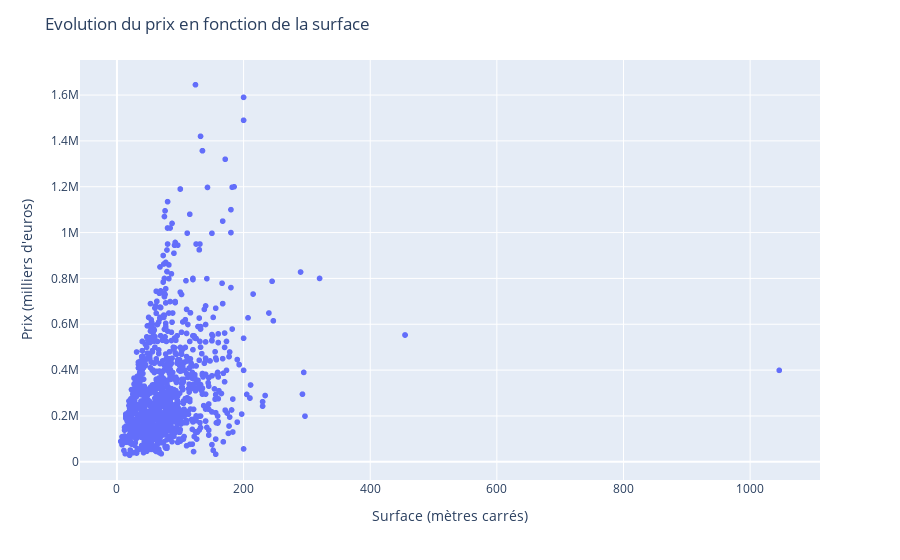

Notebook source saved alongside this figure:
### Markdown cell above
### On analyse les logements et leur prix

### Code cell
# on cree un graphique du prix en fonction de la surface
fig = px.scatter(data, x='surface', y='prix')

# on met un axe des ordonnées en milliers d'euros
fig.update_layout(yaxis2=dict(title="Prix (en milliers d'euros)", 
                              titlefont=dict(color='red'), 
                              tickfont=dict(color='red'), 
                              overlaying='y', 
                              side='right'))

#on met un titre et des valeurs pour les axes
fig.update_layout(
    title='Evolution du prix en fonction de la surface',
    xaxis_title='Surface (mètres carrés)',
    yaxis_title="Prix (milliers d'euros)"
)

fig.show()

### Figure 1 — Plotly figure (JSON) as saved in the notebook; plotly's stock layout.template omitted (floating-point values rounded to 4 significant figures; data arrays with more than 128 entries replaced by an {"elided": "..."} marker saying what was removed)
{"data": [{"hovertemplate": "surface=%{x}<br>prix=%{y}<extra></extra>", "legendgroup": "", "marker": {"color": "#636efa", "symbol": "circle"}, "mode": "markers", "name": "", "showlegend": false, "type": "scattergl", "x": {"elided": "1100 int values"}, "xaxis": "x", "y": {"elided": "1100 int values"}, "yaxis": "y"}], "layout": {"legend": {"tracegroupgap": 0}, "margin": {"t": 60}, "title": {"text": "Evolution du prix en fonction de la surface"}, "xaxis": {"anchor": "y", "domain": [0, 1], "title": {"text": "Surface (mètres carrés)"}}, "yaxis": {"anchor": "x", "domain": [0, 1], "title": {"text": "Prix (milliers d'euros)"}}, "yaxis2": {"overlaying": "y", "side": "right", "tickfont": {"color": "red"}, "title": {"font": {"color": "red"}, "text": "Prix (en milliers d'euros)"}}}}
